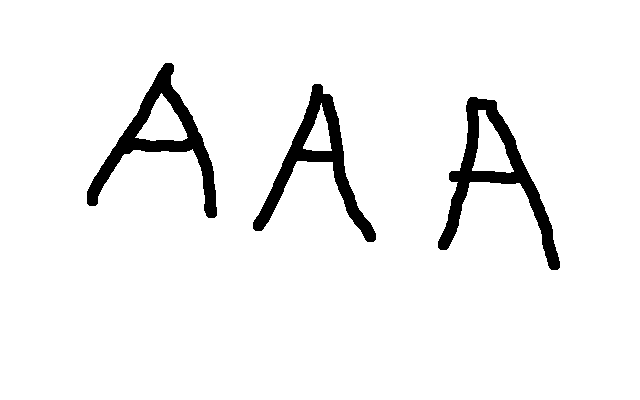
//> input picture Vision/Exercise_9/as.png, 640 x 400 px
$ ./main   (built with g++ and OpenCV 4)
//> lines starting //> are read from the running program, lines starting //| are printed output that depends on the picture; after the words box and inside, x2 and y2 are one past the last pixel; in counts of white or black regions, pixels touching at a corner belong together
#include <opencv2/opencv.hpp>
#include <stdio.h>

using namespace cv;

std::vector< std::vector< Point > > findContoursInFile(char* filename)
{
    Mat image;
    Mat imageGray;
    image = imread(filename, 1);

    cvtColor( image, imageGray, CV_BGR2GRAY );

    std::vector<std::vector<Point> > contours;
    std::vector<Vec4i> hierarchy;

    /// Find contours
    findContours( imageGray, contours, hierarchy, CV_RETR_TREE, CV_CHAIN_APPROX_SIMPLE, Point(0, 0) );

    return contours;
}

int main( int argc, char** argv )
{
    Mat image;
    image = imread("../as.png", 1);
//> image is the input picture: 400 rows x 640 cols, CV_8UC3; 94.8% white; 3 black regions, box (x1, y1, x2, y2) and area: (438, 97, 560, 270) 4727, (87, 63, 217, 218) 4413, (253, 84, 376, 242) 4107

    std::vector< std::vector< Point > >contours = findContoursInFile("../as.png");
//> in findContoursInFile, `cvtColor( image, imageGray, CV_BGR2GRAY );`: imageGray: 400 rows x 640 cols, CV_8UC1; 94.8% white; 3 black regions
//> in findContoursInFile, `findContours( imageGray, contours, hierarchy, CV_RETR_TREE, CV_CHAIN_A..`: contours = 7 contours; box (x1, y1, x2, y2) and area: (0, 0, 640, 400) 254961, (437, 96, 561, 271) 6452, (86, 62, 218, 219) 6020, (252, 83, 377, 243) 5077, (472, 110, 514, 173) 1352, (135, 93, 188, 141) 1283, (303, 103, 332, 151) 652

    // Start random number generator with a known seed
    RNG rng(12345);

    /// Draw contours
    Mat drawing = Mat::zeros( image.size(), CV_8UC3 );
    for( int i = 0; i< contours.size(); i++ )
    {
        // Calculate perimeter length
        double perimeter = arcLength(contours[i], 1);
        double area = contourArea(contours[i], true);
        double compactness = perimeter * perimeter / (4 * 3.141592 * area);

        if(area > 0)
        {
            printf("perimeter: %8.3f  area: %8.3f   compactness: %8.3f\n", perimeter, area, compactness);

            /// Get the moments
            Moments mu;
            mu = moments(contours[i], false);
            double hu[7];
            cv::HuMoments(mu, hu);

            // Draw contour
            Scalar color = Scalar( rng.uniform(0, 255), rng.uniform(0,255), rng.uniform(0,255) );
            drawContours( drawing, contours, i, color, 1, 8);
        }
    }
//> this loop made 7 passes
//> (perimeter, area, compactness) on passes 1 to 7: (2076, -254961, -1.35), (651.5, 6452.5, 5.23), (185.2, -1351.5, -2.02), (594.7, 5077, 5.54), (132.4, -652, -2.14), (587.8, 6019.5, 4.57), (164.9, -1283, -1.69)
//| perimeter:  651.487  area: 6452.500   compactness:    5.234
//| perimeter:  594.701  area: 5077.000   compactness:    5.543
//| perimeter:  587.772  area: 6019.500   compactness:    4.567
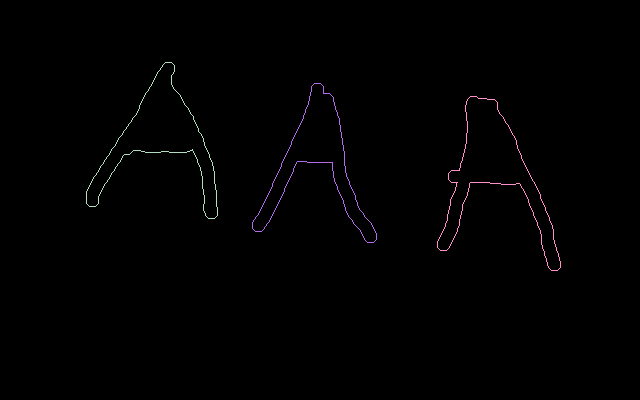
//> drawing: 400 rows x 640 cols, CV_8UC3; mean B, G, R 1.3, 1, 1.3
    /// Show in a window
    namedWindow( "Contours", CV_WINDOW_AUTOSIZE );
    imshow( "Contours", drawing );

    waitKey();

    // Set up training data
    int labels[4] = {1, -1, -1, -1};
    Mat labelsMat(4, 1, CV_32S, labels);

    float trainingData[4][2] = { {501, 10}, {255, 10}, {501, 255}, {10, 501} };
    // Training data should be floats
    Mat trainingDataMat(4, 2, CV_32F, trainingData);


    // Train the SVM
    cv::Ptr<cv::ml::SVM> svm = cv::ml::SVM::create();
    svm->setType(cv::ml::SVM::C_SVC);
    svm->setKernel(cv::ml::SVM::LINEAR);
    svm->setTermCriteria(TermCriteria(TermCriteria::MAX_ITER, 100, 1e-6));
    svm->train(trainingDataMat, cv::ml::ROW_SAMPLE, labelsMat);

    // Use the SVM
    float testData[1][2] = { {601, 10} };
    Mat testDataMat(1, 2, CV_32F, testData);
    float response = svm->predict(testDataMat);

    printf("Response: %5.3f\n", response);

    return 0;
}

$ run again, with Vision/Exercise_9/AsAndBs.png copied over Vision/Exercise_9/as.png
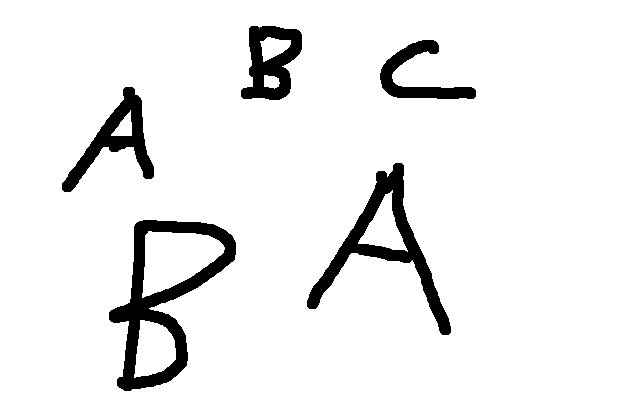
//> input picture Vision/Exercise_9/AsAndBs.png, 640 x 400 px
//> image is the input picture: 400 rows x 640 cols, CV_8UC3; 92.9% white; 5 black regions, box (x1, y1, x2, y2) and area: (109, 220, 236, 391) 6203, (307, 163, 451, 335) 4762, (62, 87, 154, 192) 2779, (241, 26, 302, 100) 2581, (380, 40, 476, 99) 1926
//> imageGray: 400 rows x 640 cols, CV_8UC1; 92.9% white; 5 black regions
//> in findContoursInFile, `findContours( imageGray, contours, hierarchy, CV_RETR_TREE, CV_CHAIN_A..`: contours = 12 contours; largest, box (x1, y1, x2, y2) and area: (0, 0, 640, 400) 254961, (108, 219, 237, 392) 11824, (306, 162, 452, 336) 6383, (142, 231, 225, 298) 3450, (240, 25, 303, 101) 3348
//> the loop `for( int i = 0; i< contours.size(); i++ )` made 12 passes
//> (perimeter, area, compactness, hu) on passes 5, 7: (640.8, 6383, 5.12, [0.401, 0.00551, 0.067, 0.011, -0.000171, 0.0008, -0.000244]), (389.1, 3233.5, 3.73, [0.356, 0.0292, 0.0341, 0.00773, 8.86e-05, 0.00132, 8.9e-05])
//> (printed output is left out)
//> after the loop `for( int i = 0; i< contours.size(); i++ )`:
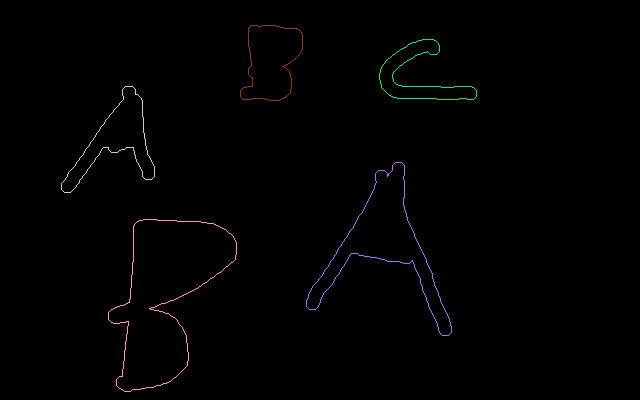
//> drawing: 400 rows x 640 cols, CV_8UC3; mean B, G, R 1.3, 1.2, 1.3

$ run again, with Vision/Exercise_9/bs.png copied over Vision/Exercise_9/as.png
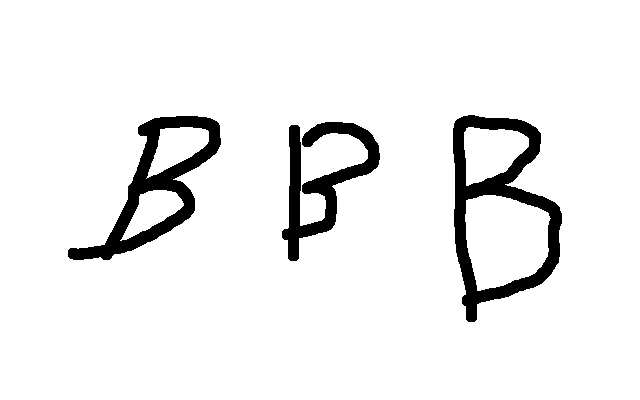
//> input picture Vision/Exercise_9/bs.png, 640 x 400 px
//> image is the input picture: 400 rows x 640 cols, CV_8UC3; 93.4% white; 3 black regions, box (x1, y1, x2, y2) and area: (453, 115, 562, 322) 6841, (68, 116, 221, 260) 5675, (282, 122, 380, 261) 4456
//> imageGray: 400 rows x 640 cols, CV_8UC1; 93.4% white; 3 black regions
//> in findContoursInFile, `findContours( imageGray, contours, hierarchy, CV_RETR_TREE, CV_CHAIN_A..`: contours = 8 contours; box (x1, y1, x2, y2) and area: (0, 0, 640, 400) 254961, (452, 114, 563, 323) 16164, (67, 115, 222, 261) 9259, (465, 195, 551, 291) 6240, (281, 121, 381, 262) 4819, (464, 127, 529, 186) 2557, (146, 127, 209, 179) 1688, (120, 190, 184, 241) 1486
//> the loop `for( int i = 0; i< contours.size(); i++ )` made 8 passes
//> (perimeter, area, compactness) on passes 1 to 8: (2076, -254961, -1.35), (800.9, 4819, 10.59), (563.7, 9259, 2.73), (185.6, -1486.5, -1.84), (193.2, -1688, -1.76), (631.5, 16164.5, 1.96), (319.8, -6240, -1.3), (214.4, -2557, -1.43)
//> (printed output is left out)
//> after the loop `for( int i = 0; i< contours.size(); i++ )`:
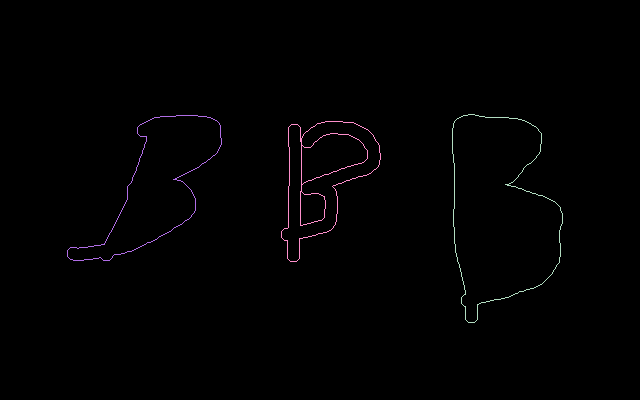
//> drawing: 400 rows x 640 cols, CV_8UC3; mean B, G, R 1.4, 1.1, 1.4
